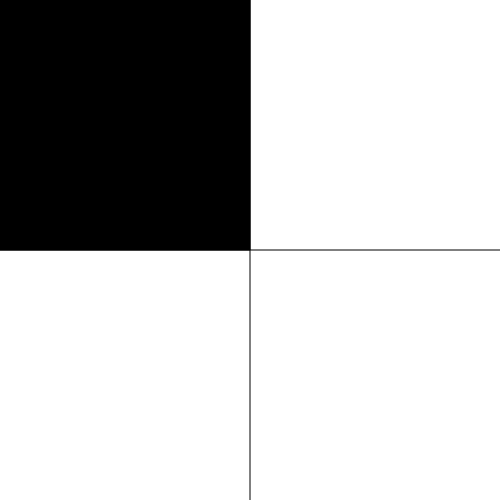
Frame 1 (no input)
Frame 60 (no input): identical to frame 1, image omitted
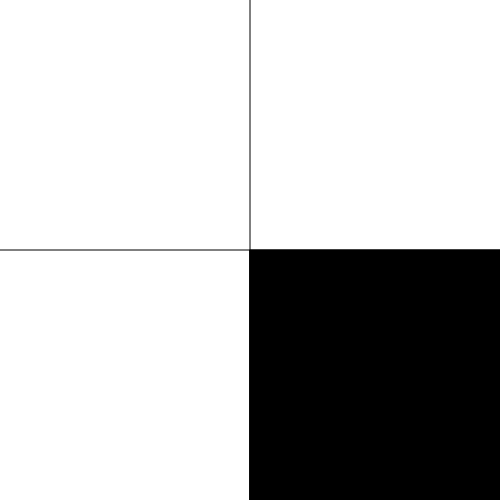
Frame 120 (the mouse pressed at the canvas centre since frame 60)

The p5.js sketch that drew these frames (run headless with seeded random() and noise() and a simulated clock; from frame 60 on, the mouse is pressed at the canvas centre):

// p5.js sketch
// ── sketch.js
function setup() {
  createCanvas(500, 500);
}

function draw() {
  background(255);
  line(250, 0, 250, 500);
  line(0, 250, 500, 250);

  const x = mouseX;
  const y = mouseY;

  if (x < 250 && y < 250) {
    fill(0);
    rect(0, 0, 250, 250);
  } else if (x > 250 && y < 250) {
    fill(0);
    rect(250, 0, 250, 250);
  } else if (x < 250 && y > 250) {
    fill(0);
    rect(0, 250, 250, 250);
  } else {
    fill(0);
    rect(250, 250, 250, 250);
  }
}
